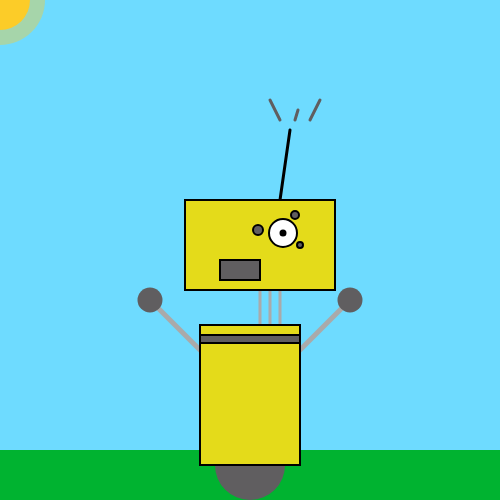
Frame 1 (no input)
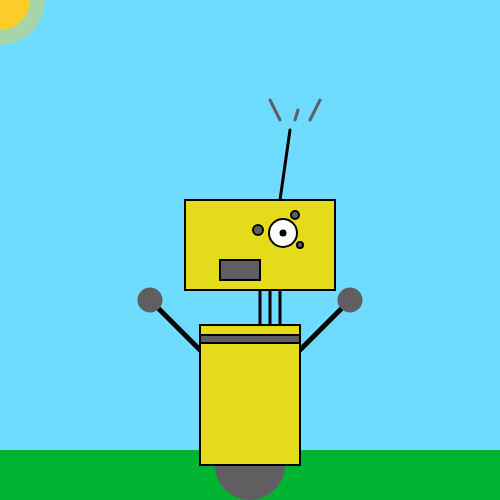
Frame 60 (no input)
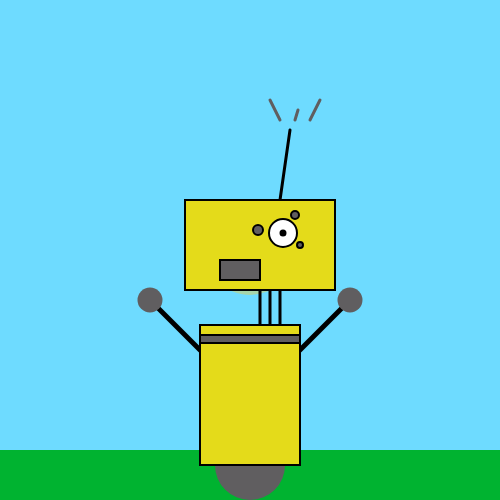
Frame 120 (the mouse pressed at the canvas centre since frame 60)

The p5.js sketch that drew these frames (run headless with seeded random() and noise() and a simulated clock; from frame 60 on, the mouse is pressed at the canvas centre):

// p5.js sketch
// ── sketch.js
function setup() {
	// define artboard size
	createCanvas(500,500);
	// Set here the values that are not changing all over the sketch
	strokeWeight(2);
	stroke(170);
}

function draw() {
	background(110,219,255);
	strokeWeight(0)
	//floor
	fill(0,179,48)
	rect(0,450,500,500)
	//sole
	fill(252,204,40,100)
	ellipse(mouseX,mouseY,90,90)
	fill(252,204,40)
	ellipse(mouseX,mouseY,60,60)
	//Neck
	strokeWeight(3)
	line(260, 280, 260, 340);
	line(270,275,270,335);
	line(280,270,280,330);
	//Wheel
	strokeWeight(0)
	fill(96,94,96)
	ellipse(250, 465, 70, 70);
	//Body
	strokeWeight(5)
	fill(0,0,0)
	line(200,350,150,300);
	strokeWeight(0)
	fill(96,94,96)
	ellipse(150,300,25)
	strokeWeight(5)
	line(300,350,350,300);
	strokeWeight(0)
	fill(96,94,96)
	ellipse(350,300,25)
	fill(228,219,26)
	strokeWeight(2);
	stroke(0,0,0)
	rect(200, 325, 100, 140);
	fill(96,94,96)
	rect(200,335,100,8);
	//Head
	strokeWeight(3);
  stroke(0,0,0);
  line(290,130,280,200);
	stroke(96,94,96);
	line(310,120,320,100);
	stroke(96,94,96);
	line(295,120,298,110);
	stroke(96,94,96);
	line(280,120,270,100);
	strokeWeight(2);
	stroke(0,0,0);
	fill(228,219,26);
	rect(185, 200, 150, 90);
	fill(255,255,255);
	ellipse(283,233,28);
	fill(0,0,0);
	ellipse(283,233,5);
	fill(96,94,96);
	ellipse(258,230,10);
	fill(96,94,96);
	ellipse(295,215,8);
	fill(96,94,96);
	ellipse(300,245,6);
	rect(220,260,40,20);
}
